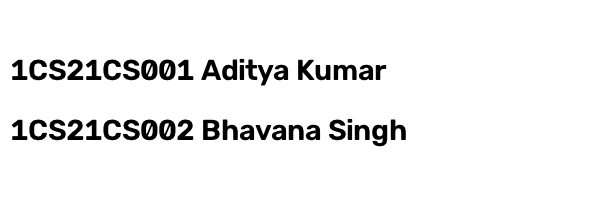
#> input picture backend/test_usn.png, 600 x 200 px
$ python -i preprocessor.py   (imports and definitions only)
#> lines starting #> are read from the running program, lines starting #| are printed output that depends on the picture; after the words box and inside, x2 and y2 are one past the last pixel; in counts of white or black regions, pixels touching at a corner belong together
#> in pdf_to_images, pil_img is the input picture: PIL image 600x200 L; min 0, max 255, mean 239.3
"""
OpenCV-based image preprocessor for attendance register images.

Key improvements:
- Better DPI upscaling (min 300 DPI equivalent)
- Contrast enhancement (CLAHE) before thresholding
- Morphological cleanup to remove noise
- PDF → image conversion support via pdf2image / Pillow
- Logging for all steps
"""
from __future__ import annotations
from typing import Optional, List
import os
import logging

logger = logging.getLogger(__name__)


def _require_cv2():
    try:
        import cv2
        import numpy as np
        return cv2, np
    except ImportError as exc:
        raise RuntimeError(
            "OpenCV (cv2) is required. Install: pip install opencv-python-headless"
        ) from exc


def load_image(path: str):
    """Load an image from disk. Returns None if loading fails."""
    cv2, np = _require_cv2()
    img = cv2.imread(path)
    if img is None:
        logger.error("load_image: cv2.imread returned None for %s", path)
    else:
        logger.info("load_image: loaded %s shape=%s", path, img.shape)
    return img


def preprocess_image(img) -> any:
    """
    Full preprocessing pipeline for attendance register images:
    1. Grayscale
    2. Upscale to ≥1800px wide (minimum 300 DPI equivalent)
    3. CLAHE contrast enhancement
    4. Denoise
    5. Adaptive threshold
    6. Morphological cleanup
    7. Deskew
    """
    cv2, np = _require_cv2()

    if img is None:
        return None

    # Grayscale
    if len(img.shape) == 3:
        gray = cv2.cvtColor(img, cv2.COLOR_BGR2GRAY)
    else:
        gray = img.copy()

    h, w = gray.shape[:2]
#> h = 200; w = 600
    logger.info("preprocess_image: input size=%dx%d", w, h)

    # Upscale — aim for at least 1800px wide for good OCR quality
    TARGET_WIDTH = 1800
    if w < TARGET_WIDTH:
        scale = TARGET_WIDTH / w
#> scale = 3
        new_w = int(w * scale)
#> new_w = 1800
        new_h = int(h * scale)
#> new_h = 600
        gray = cv2.resize(gray, (new_w, new_h), interpolation=cv2.INTER_LANCZOS4)
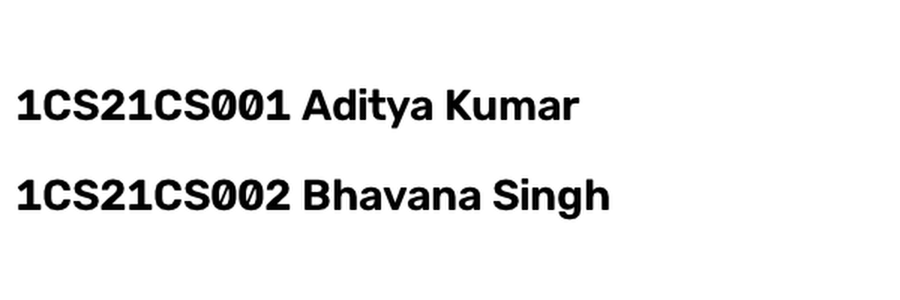
#> gray: shape (600, 1800) (shown at 1/2 size); min 0, max 255, mean 239.3
        logger.info("preprocess_image: upscaled to %dx%d", new_w, new_h)

    # CLAHE contrast enhancement (helps with uneven lighting)
    clahe = cv2.createCLAHE(clipLimit=2.0, tileGridSize=(8, 8))
    enhanced = clahe.apply(gray)

    # Denoise
    denoised = cv2.fastNlMeansDenoising(enhanced, h=10, templateWindowSize=7, searchWindowSize=21)

    # Adaptive threshold — use larger block size for printed registers
    binary = cv2.adaptiveThreshold(
        denoised, 255,
        cv2.ADAPTIVE_THRESH_GAUSSIAN_C,
        cv2.THRESH_BINARY,
        blockSize=21,
        C=10,
    )
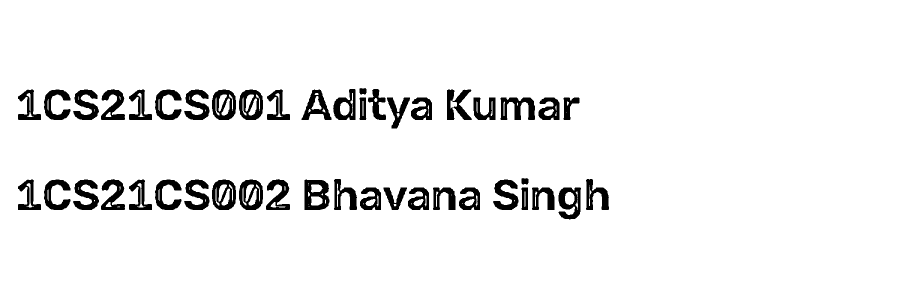
#> binary: shape (600, 1800) (shown at 1/2 size); 94.4% white; 45 black regions, largest, box (x1, y1, x2, y2) and area: (609, 359, 659, 420) 2031, (1001, 195, 1070, 240) 1813, (1117, 375, 1162, 439) 1774

    # Morphological cleanup — remove speckles
    kernel = cv2.getStructuringElement(cv2.MORPH_RECT, (2, 2))
    cleaned = cv2.morphologyEx(binary, cv2.MORPH_CLOSE, kernel)
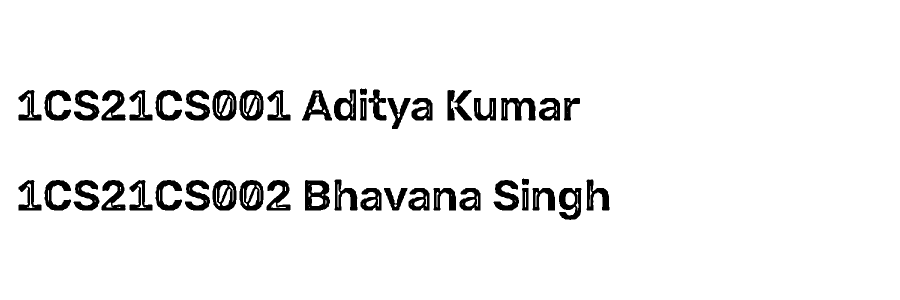
#> cleaned: shape (600, 1800) (shown at 1/2 size); 94.4% white; 46 black regions, largest, box (x1, y1, x2, y2) and area: (610, 360, 660, 421) 2031, (1002, 196, 1071, 241) 1813, (1118, 376, 1163, 440) 1772

    # Deskew
    result = _deskew(cleaned, cv2, np)
    logger.info("preprocess_image: output size=%dx%d", result.shape[1], result.shape[0])
    return result


def _deskew(image, cv2, np):
    """Correct skew up to 15 degrees using minAreaRect."""
    try:
        coords = np.column_stack(np.where(image < 128))
#> coords = 60569 pairs, first value 177 to 439, second value 37 to 1218
        if len(coords) < 100:
            return image
        angle = cv2.minAreaRect(coords)[-1]
#> angle = -0.988
        if angle < -45:
            angle = -(90 + angle)
        else:
            angle = -angle
#> angle = 0.988
        if abs(angle) > 15:
            logger.warning("_deskew: angle %.1f° exceeds 15°, skipping deskew", angle)
            return image
        if abs(angle) < 0.5:
            return image  # negligible skew
        h, w = image.shape[:2]
#> h = 600; w = 1800
        center = (w // 2, h // 2)
#> center = (900, 300)
        M = cv2.getRotationMatrix2D(center, angle, 1.0)
#> M = [[1, 0.0172, -5.04], [-0.0172, 1, 15.56]]
        rotated = cv2.warpAffine(
            image, M, (w, h),
            flags=cv2.INTER_CUBIC,
            borderMode=cv2.BORDER_REPLICATE,
        )
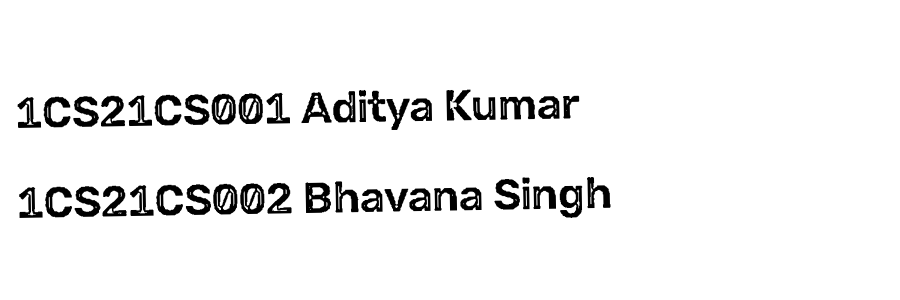
#> rotated: shape (600, 1800) (shown at 1/2 size); min 0, max 255, mean 240.7
        logger.info("_deskew: corrected %.2f°", angle)
        return rotated
    except Exception as e:
        logger.warning("_deskew: failed with %s", e)
        return image


def preprocess_file(path: str) -> Optional[any]:
    """Load and preprocess an image file. Returns None on failure."""
    img = load_image(path)
    if img is None:
        return None
    return preprocess_image(img)


def pdf_to_images(path: str) -> List:
    """
    Convert a PDF to a list of preprocessed numpy arrays (one per page).
    Requires: pip install pdf2image pillow
    Also requires: poppler installed on system.
    Falls back to Pillow for single-page PDFs if pdf2image unavailable.
    """
    cv2, np = _require_cv2()

    # Try pdf2image (best quality, requires poppler)
    try:
        from pdf2image import convert_from_path
        logger.info("pdf_to_images: converting %s with pdf2image", path)
        pil_images = convert_from_path(path, dpi=300)
        logger.info("pdf_to_images: got %d page(s)", len(pil_images))
        results = []
        for i, pil_img in enumerate(pil_images):
            img_array = cv2.cvtColor(np.array(pil_img), cv2.COLOR_RGB2BGR)
            processed = preprocess_image(img_array)
            if processed is not None:
                results.append(processed)
        return results
    except ImportError:
        logger.warning("pdf_to_images: pdf2image not installed, trying Pillow")
    except Exception as e:
        logger.error("pdf_to_images: pdf2image failed: %s", e)

    # Fallback: Pillow (works for text-based PDFs)
    try:
        from PIL import Image
        logger.info("pdf_to_images: trying Pillow for %s", path)
        pil_img = Image.open(path)
        img_array = cv2.cvtColor(np.array(pil_img.convert("RGB")), cv2.COLOR_RGB2BGR)
        processed = preprocess_image(img_array)
        return [processed] if processed is not None else []
    except Exception as e:
        logger.error("pdf_to_images: Pillow fallback failed: %s", e)

    return []

>>> result = pdf_to_images('../../../test_usn.png')
#> result = 1 item
